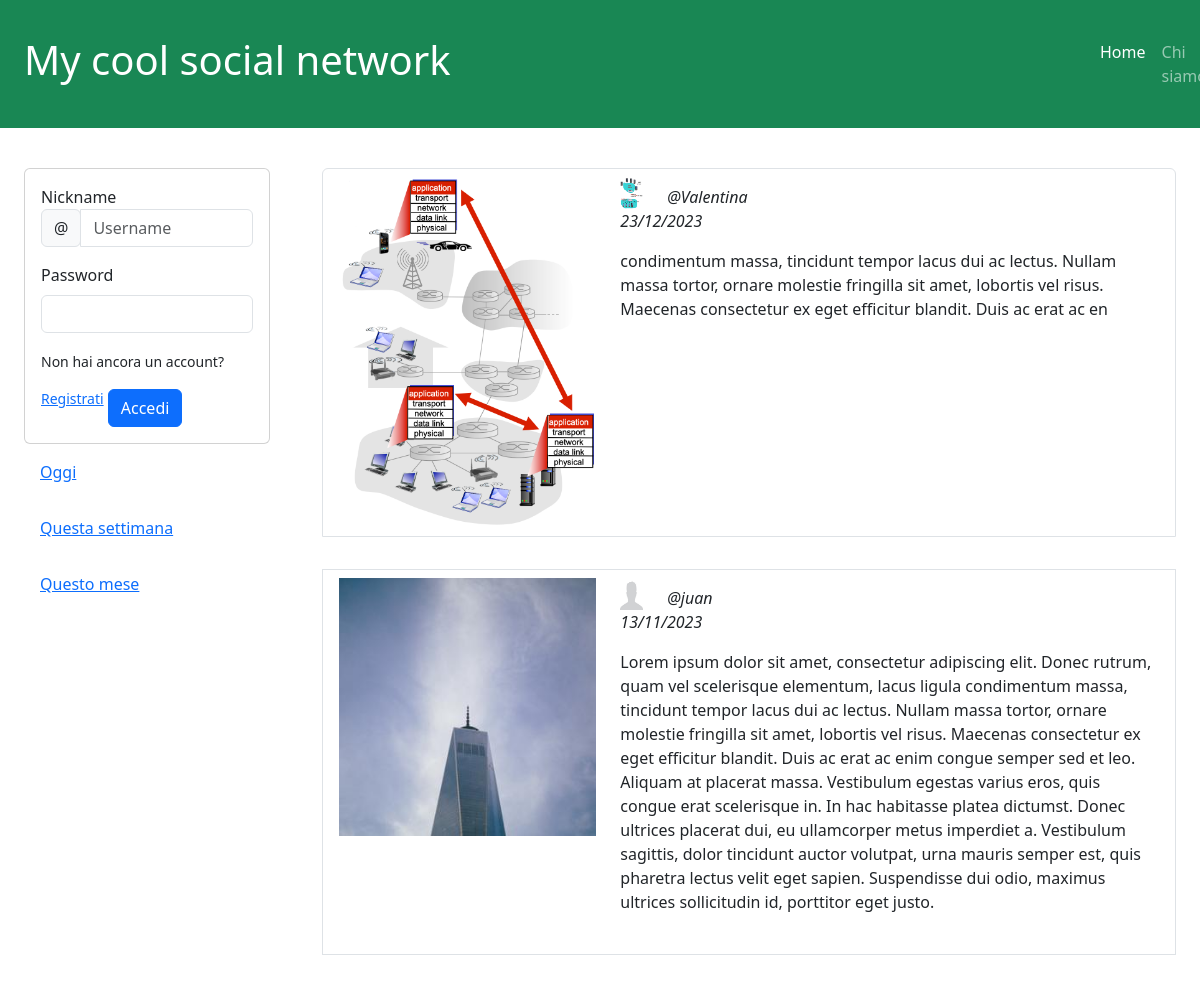
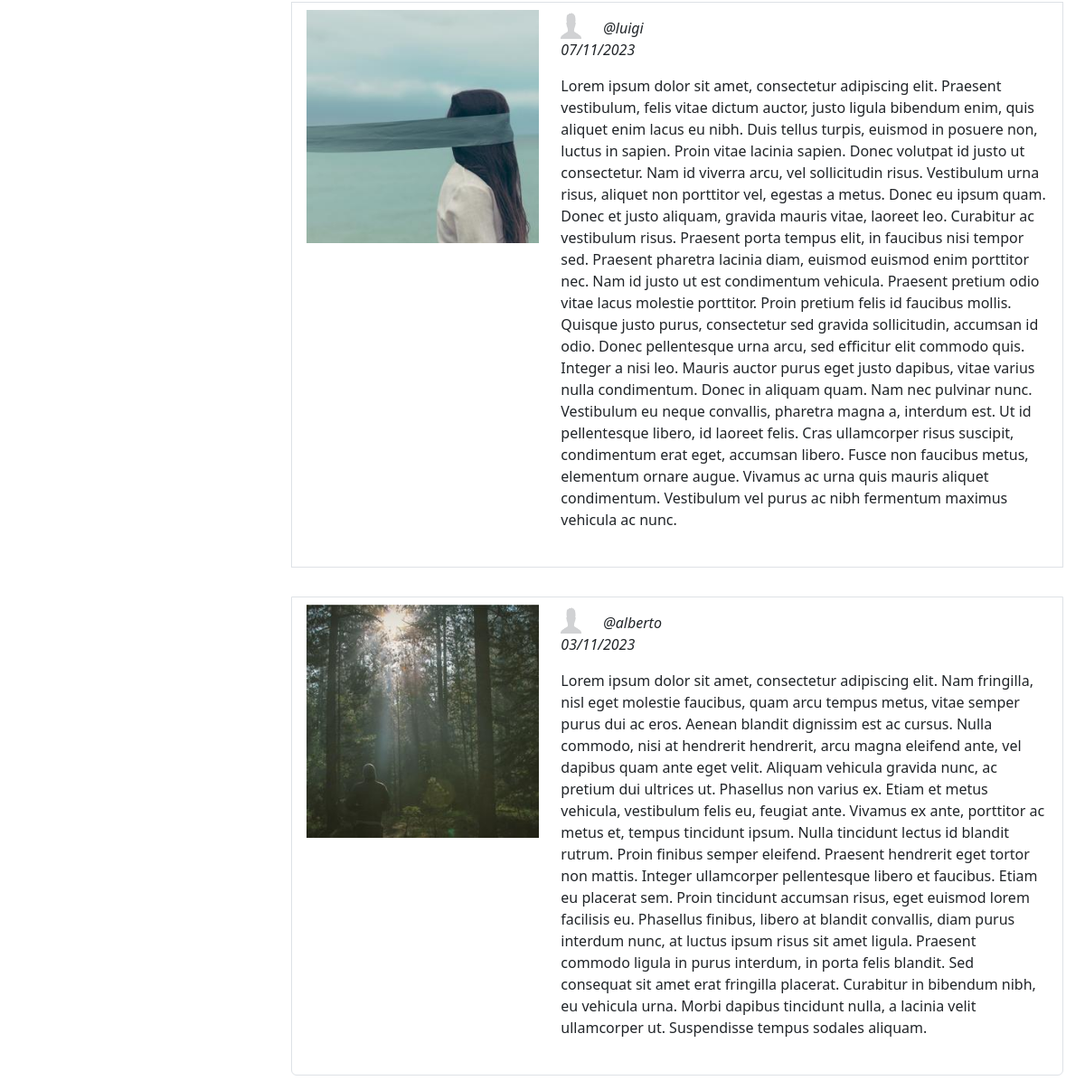
The page / on the database its author committed (2 pictures, top to bottom).
### tables this page shows
CREATE TABLE "post" (
	"id"	INTEGER NOT NULL UNIQUE,
	"data_pubblicazione"	TEXT NOT NULL,
	"testo"	TEXT,
	"immagine_post"	TEXT,
	"id_utente"	INTEGER NOT NULL,
	"data_sort"	TEXT,
	PRIMARY KEY("id" AUTOINCREMENT),
	FOREIGN KEY("id_utente") REFERENCES "utenti"("id")
);

CREATE TABLE "utenti" (
	"id"	INTEGER NOT NULL UNIQUE,
	"nickname"	TEXT NOT NULL UNIQUE,
	"password"	TEXT NOT NULL,
	"immagine_profilo"	TEXT,
	PRIMARY KEY("id" AUTOINCREMENT)
);

### app.py (the view)
@app.route('/')
def home():
  posts = posts_dao.get_posts()
  users = utenti_dao.get_users()
  return render_template('home.html', post_list = posts, user_list = users, date = get_datetime())

### app.py (called while the page is built)
def get_datetime():
  da_ti = datetime.now()
  (date, time) = str(da_ti).split(' ')
  return date

### posts_dao.py (called while the page is built)
def get_posts():
    query_posts = '''SELECT P.id, data_pubblicazione, testo, immagine_post, id_utente, nickname, immagine_profilo
    FROM post P, utenti U
    WHERE P.id_utente = U.id
    ORDER BY data_pubblicazione DESC'''
    connection = sqlite3.connect('db/social.db')
    connection.row_factory = sqlite3.Row
    cursor = connection.cursor()
    cursor.execute(query_posts)
    result = cursor.fetchall()
    cursor.close()
    connection.close()
    return result

### utenti_dao.py (called while the page is built)
def get_users():
    query_utenti = 'SELECT * FROM utenti'
    connection = sqlite3.connect('db/social.db')
    connection.row_factory = sqlite3.Row
    cursor = connection.cursor()
    cursor.execute(query_utenti)
    result = cursor.fetchall()
    cursor.close()
    connection.close()
    return result

### templates/home.html (shortened to what this page needs)
{% extends "base.html" %}
{% block content %}
    <aside class="col-xl-3 ps-xl-4">
    <div class="container">
      {% if not current_user.is_authenticated %}
      <div class="card mt-3">
        <div class="card-body">
          <form action="/login" method="POST">
            <div class="mb-3">
              <label class="sr-only" for="nicknameInput">Nickname</label>
              <div class="input-group mb-2">
              <div class="input-group-prepend">
                <div class="input-group-text">@</div>
                </div>
                <input type="text" name = "nickname" class="form-control" id="nicknameInput" placeholder="Username">
              </div>
            </div>
            <div class="mb-3">
              <label for="passwordInput" class="form-label">Password</label>
              <input type="password" class="form-control" id="passwordInput" name="password">
            </div>
            <small>Non hai ancora un account? <a href="/iscriviti">Registrati</a></small>
            <button type="submit" class="btn btn-primary mt-3">Accedi</button>
          </form>
        </div>
      </div>
      {% endif %}
        <div class="row">
          <div class="col">
            <ul class="list-group flex-xl-column flex-row justify-content-between">
              <li class="list-group-item mt-xl-2 mb-xl-2 border-0">
                <a href="#" title="Post di oggi">Oggi</a>
              </li>
              <li class="list-group-item mt-xl-2 mb-xl-2 border-0">
                <a href="#" title="Post di questa settimana">Questa settimana</a>
              </li>
              <li class="list-group-item mt-xl-2 mb-xl-2 border-0">
                <a href="#" title="Post di questo mese">Questo mese</a>
              </li>
            </ul>
          </div>
        </div>
      </div>
    </aside>
    <article class="col-xl-9">
        <ul class="list-group pe-2">
            {% for post in post_list %}
            <li class="list-group-item m-3 border {% if current_user.id == post.id_utente %}user_img{% endif %}">
                <a class="link-dark link-underline link-underline-opacity-0" href="{{url_for('post_page', id = post.id)}}">
                  <div class="row">
                    {% if post.immagine_post != None %}
                      <div class="col-xl-4 col-md-6 ps-auto">
                        <img class="img-fluid w-100" src= "{{ url_for('static', filename = post.immagine_post) }}" alt="Immagine post">
                      </div>
                      <section class="col">
                        <article class="row">
                            <img class="col-xl-1 col-2 img-fluid rounded-cicle" src="{{ url_for('static', filename = post.immagine_profilo) }}" alt="Foto profilo dell'utente">
                            <em class="col-xl-9 col-7 fw-lighter pt-2">{{ post.nickname |e }}</em>
                            <em class="col"> {{ post.data_pubblicazione |e }}</em>
                        </article>
                        <main class="pt-3 pb-3">
                          <p>
                            {{post.testo}}
                          </p>
                        </main>
                      </section>
                    {% endif %}
                </div>
              </a>
            </li>
            {% endfor %}
        </ul>
    </article>
{% endblock %}

### templates/base.html (shortened to what this page needs)
<!DOCTYPE html>
<html lang="it">
    <head>
        <link href="https://cdn.jsdelivr.net/npm/bootstrap@5.3.2/dist/css/bootstrap.min.css" rel="stylesheet">
        <link rel="stylesheet" href="{{ url_for('static', filename = 'style.css') }}">
    </head>
    <body>
        <div class="p-4 text-white bg-success align-middle pe-5" id="heading">
            <div class="row">
                <div class="col  align-middle m-auto">
                    <p class="h1">My cool social network</p>
                </div>
                <div class="col-1">
                    <nav class="navbar navbar-expand-lg w-100" data-bs-theme="dark">
                        <div class="container">
                            <div class="collapse navbar-collapse" id="navbarNav">
                                <ul class="navbar-nav">
                                    <li class="nav-item">
                                        <a class="nav-link {% if request.path == url_for('home') %}active{% endif %}" aria-current="page" href="{{ url_for('home') }}">Home</a>
                                    </li>
                                    <li class="nav-item">
                                        <a class="nav-link {% if request.path == url_for('about') %}active{% endif %}" href="{{ url_for('about') }}">Chi siamo</a>
                                    </li>
                                </ul>
                            </div>
                        </div>
                    </nav>
                </div>
            </div>
        </div>
        <main class="row mt-4">
            {% block content %}
            {% endblock %}
        </main>
</body>
</html>

### rows shown on the page
post: immagine_post (picture), immagine_profilo (picture), nickname "@Valentina", data_pubblicazione "23/12/2023", testo "condimentum massa, tincidunt tempor lacus dui ac lectus. Nullam massa tortor, ornare molestie fringilla sit amet, lobortis vel risus. Maecenas consectetur ex eget efficitur blandit. Duis ac erat ac en"
post: immagine_post (picture), immagine_profilo (placeholder picture), nickname "@juan", data_pubblicazione "13/11/2023", testo "Lorem ipsum dolor sit amet, consectetur adipiscing elit. Donec rutrum, quam vel scelerisque elementum, lacus ligula condimentum massa, tincidunt tempor lacus dui ac lectus. Nullam massa tortor, ornare molestie fringilla sit amet, lobortis vel risus. Maecenas consectetur ex eget efficitur blandit. Duis ac erat ac enim congue semper sed et leo. Aliquam at placerat massa. Vestibulum egestas varius eros, quis congue erat scelerisque in. In hac habitasse platea dictumst. Donec ultrices placerat dui, eu ullamcorper metus imperdiet a. Vestibulum sagittis, dolor tincidunt auctor volutpat, urna mauris semper est, quis pharetra lectus velit eget sapien. Suspendisse dui odio, maximus ultrices…"
post: immagine_post (picture), immagine_profilo (placeholder picture), nickname "@luigi", data_pubblicazione "07/11/2023", testo "Lorem ipsum dolor sit amet, consectetur adipiscing elit. Praesent vestibulum, felis vitae dictum auctor, justo ligula bibendum enim, quis aliquet enim lacus eu nibh. Duis tellus turpis, euismod in posuere non, luctus in sapien. Proin vitae lacinia sapien. Donec volutpat id justo ut consectetur. Nam id viverra arcu, vel sollicitudin risus. Vestibulum urna risus, aliquet non porttitor vel, egestas a metus. Donec eu ipsum quam. Donec et justo aliquam, gravida mauris vitae, laoreet leo. Curabitur ac vestibulum risus. Praesent porta tempus elit, in faucibus nisi tempor sed. Praesent pharetra lacinia diam, euismod euismod enim porttitor nec. Nam id justo ut est condimentum vehicula. Praesent…"
post: immagine_post (picture), immagine_profilo (placeholder picture), nickname "@alberto", data_pubblicazione "03/11/2023", testo "Lorem ipsum dolor sit amet, consectetur adipiscing elit. Nam fringilla, nisl eget molestie faucibus, quam arcu tempus metus, vitae semper purus dui ac eros. Aenean blandit dignissim est ac cursus. Nulla commodo, nisi at hendrerit hendrerit, arcu magna eleifend ante, vel dapibus quam ante eget velit. Aliquam vehicula gravida nunc, ac pretium dui ultrices ut. Phasellus non varius ex. Etiam et metus vehicula, vestibulum felis eu, feugiat ante. Vivamus ex ante, porttitor ac metus et, tempus tincidunt ipsum. Nulla tincidunt lectus id blandit rutrum. Proin finibus semper eleifend. Praesent hendrerit eget tortor non mattis. Integer ullamcorper pellentesque libero et faucibus. Etiam eu placerat…"
